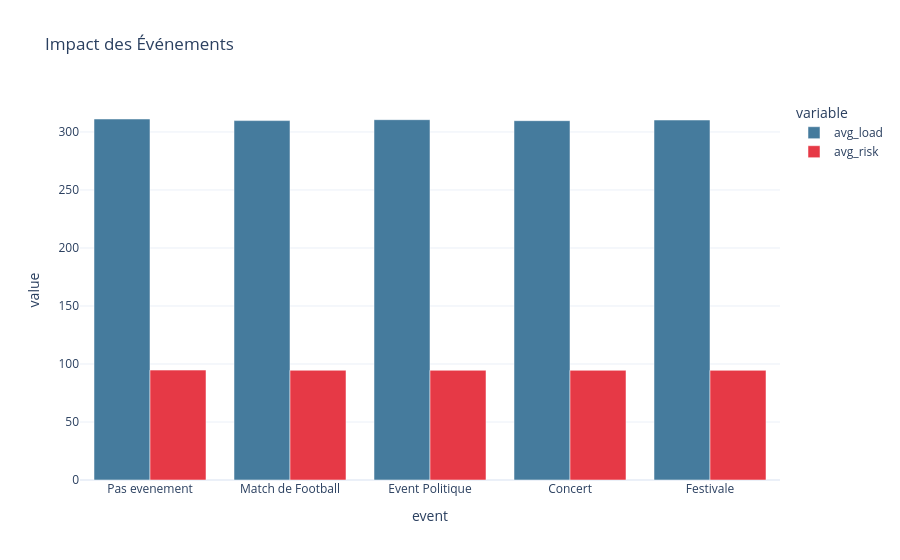

The notebook cell saved with this chart:
### Markdown cell above
### 3.5 Analyse des Événements

### Code cell
event_stats = df.groupby('event').agg(
    n=('event','count'),
    avg_load=('total_load_mw','mean'),
    avg_risk=('outage_risk','mean'),
    blackout_rate=('blackout','mean'),
    avg_shedding=('load_shedding_mw','mean')
).round(2)

print("=== Impact des événements sur le réseau ===")
print(event_stats.sort_values('avg_risk', ascending=False))

fig = px.bar(event_stats.reset_index().sort_values('avg_risk', ascending=False),
             x='event', y=['avg_load','avg_risk'],
             barmode='group', title='Impact des Événements',
             template='plotly_white',
             color_discrete_map={'avg_load':'#457B9D','avg_risk':'#E63946'})
fig.show()

### Figure 1 — Plotly figure (JSON) as saved in the notebook; plotly's stock layout.template omitted (floating-point values rounded to 4 significant figures)
{"data": [{"alignmentgroup": "True", "hovertemplate": "variable=avg_load<br>event=%{x}<br>value=%{y}<extra></extra>", "legendgroup": "avg_load", "marker": {"color": "#457B9D", "pattern": {"shape": ""}}, "name": "avg_load", "offsetgroup": "avg_load", "orientation": "v", "showlegend": true, "textposition": "auto", "type": "bar", "x": ["Pas evenement", "Match de Football", "Event Politique", "Concert", "Festivale"], "xaxis": "x", "y": [311.2, 309.8, 310.6, 309.7, 310.3], "yaxis": "y"}, {"alignmentgroup": "True", "hovertemplate": "variable=avg_risk<br>event=%{x}<br>value=%{y}<extra></extra>", "legendgroup": "avg_risk", "marker": {"color": "#E63946", "pattern": {"shape": ""}}, "name": "avg_risk", "offsetgroup": "avg_risk", "orientation": "v", "showlegend": true, "textposition": "auto", "type": "bar", "x": ["Pas evenement", "Match de Football", "Event Politique", "Concert", "Festivale"], "xaxis": "x", "y": [94.75, 94.6, 94.59, 94.56, 94.54], "yaxis": "y"}], "layout": {"barmode": "group", "legend": {"title": {"text": "variable"}, "tracegroupgap": 0}, "title": {"text": "Impact des Événements"}, "xaxis": {"anchor": "y", "domain": [0, 1], "title": {"text": "event"}}, "yaxis": {"anchor": "x", "domain": [0, 1], "title": {"text": "value"}}}}
